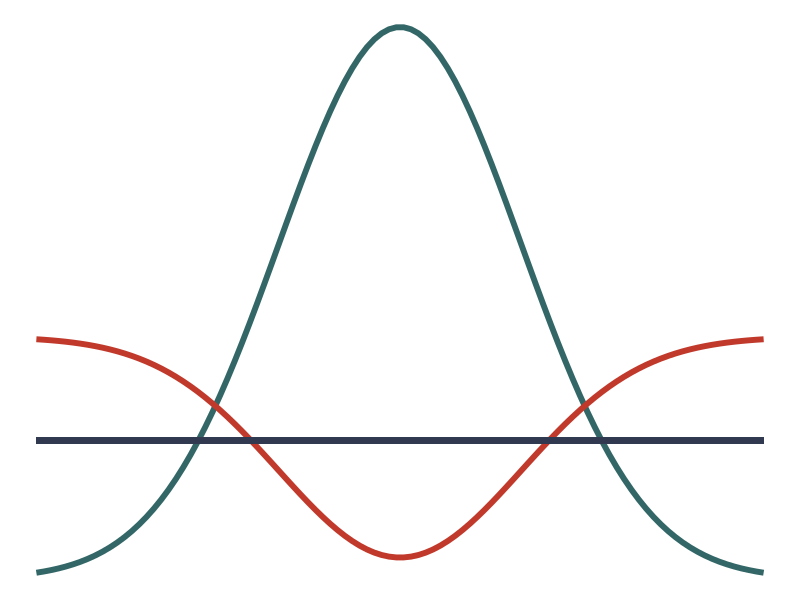
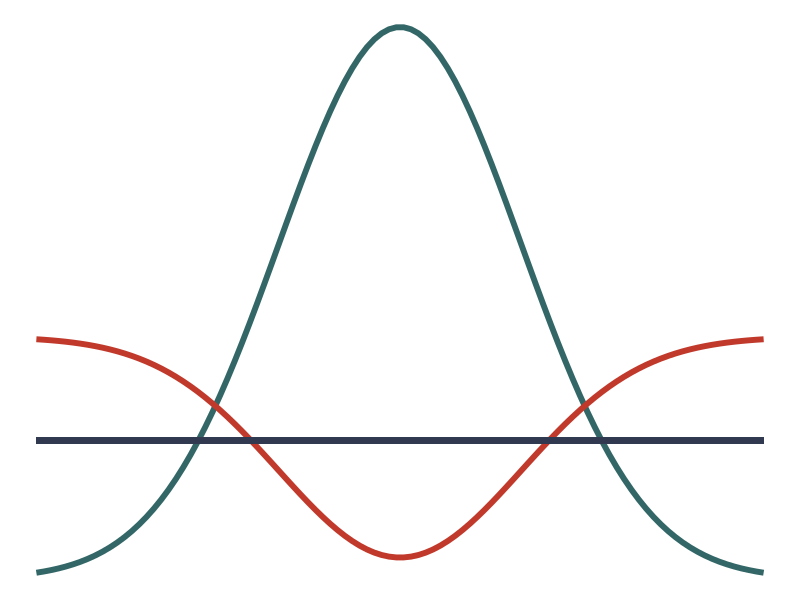

R code for these plots, in order:
library(ggplot2)
library(dplyr)

# Generate random data from a normal distribution
set.seed(42)
x <- seq(-3, 3, length=100)
y <- dnorm(x)
se <- .175-y*.4
df <- data.frame(x,y)

# Plot the normal distribution using ggplot2
p <- ggplot(df, aes(x = x, y = y))
p <- p + geom_line(color = "#336666", size = 2) 
p <- p + geom_line(aes(x=x,y=se), color = "#C0392B", size = 2) 
p <- p + geom_segment(aes(x = -3, xend = 3, y = .1, yend = .1), size = 2, color = '#30394F')
# p <- p + labs(title = "Normal Distribution Plot",
#                 x = "Value",
#                 y = "frequency")
p <- p + theme_void()
p


ggsave(p,
       filename = "measurementerror.png",
       device = png, 
       height = 2,
       width = 3,
       units = "in",
       type = "cairo", 
       dpi = 150)
